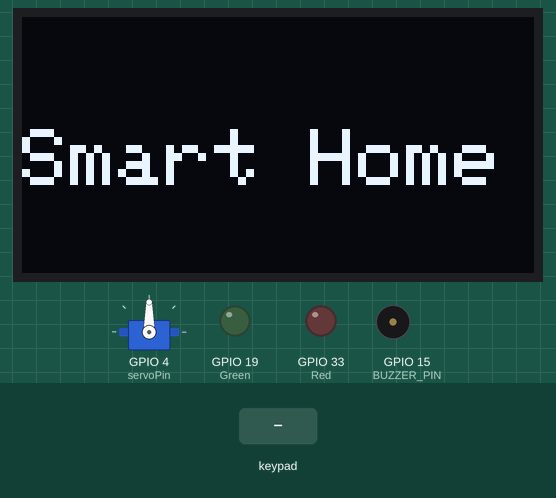
The sketch below on a simulated ESP32-S2. On the bench: servo, 128×64 one-colour display, output pins drawn as LEDs (lit = HIGH), buzzer (waves = sounding). The test bench sets the inputs (shaded band). What the sketch prints to the serial monitor is not drawn.

Above: at 1.6 s.
1.7 s: key '#' pressed
At 3.3 s:
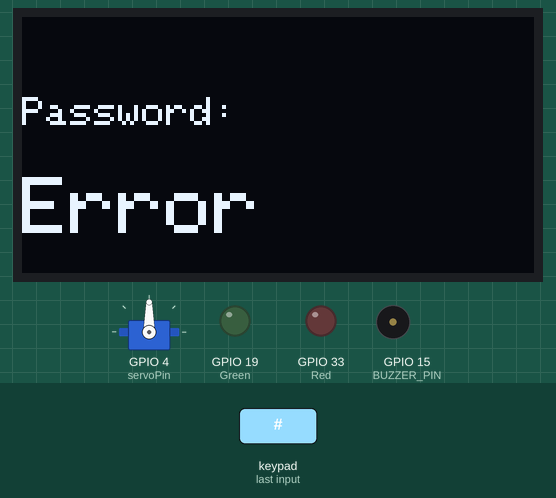
4.7 s: keypad keys 6 9 0 8 # pressed 0.4 s apart
At 7.5 s:
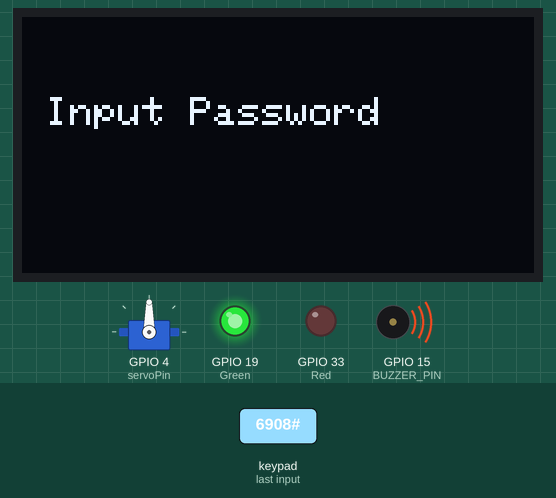
12.7 s: keypad keys 1 1 0 9 1 1 # pressed 0.4 s apart
18.3 s: keypad keys 6 9 0 8 # pressed 0.4 s apart
At 26.6 s:
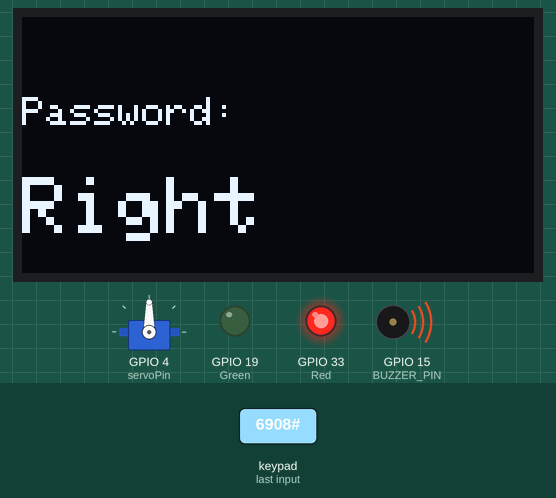
Timing chart, 0 to 33.3 s (numbered marks = the images above; inputs shaded):
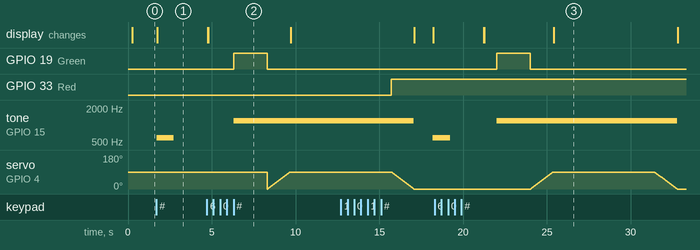

The sketch:

Keypad_oled.ino
```cpp
#include <Keypad.h>
#include <SPI.h>
#include <Wire.h>
#include <Adafruit_GFX.h>
#include <Adafruit_SSD1306.h>
#include "Tone32.hpp"
#include <ESP32_Servo.h>
const int servoPin = 4; // Pin connected to servo
Servo doorServo;
int pos = 0;

#define TIMER_INTERRUPT_DEBUG       0
#define I2C_SCL 2  //SCL
#define I2C_SDA 42  //SDA
#define Green 19
#define Red 33


// For ESP32 and ESP32_S2, select ESP32 timer number (0-3)
#define USE_ESP32_TIMER_NO          3
#define SCREEN_WIDTH 128 // OLED display width, in pixels
#define SCREEN_HEIGHT 64 // OLED display height, in pixels
#define PWM_CHANNEL 0
#define BUZZER_PIN 15
// Declaration for an SSD1306 display connected to I2C (SDA, SCL pins)
Adafruit_SSD1306 display(SCREEN_WIDTH, SCREEN_HEIGHT, &Wire, -1);

// Tone32 object for buzzer
Tone32 tone32(BUZZER_PIN, PWM_CHANNEL);
double right_tone_frequency;
double wrong_tone_frequency;

#define ROW_NUM     4 // four rows
#define COLUMN_NUM  4 // three columns
char keys[ROW_NUM][COLUMN_NUM] = {
  {'1', '2', '3', 'A'},
  {'4', '5', '6', 'B'},
  {'7', '8', '9', 'C'},
  {'*', '0', '#', 'D'}
};
byte pin_rows[ROW_NUM] = {1, 10, 9, 11}; // GPIO1, GPIO10, GPIO9, GPIO11 connect to the row pins
byte pin_column[COLUMN_NUM] = {12, 14, 21, 34};  // GPIO12, GPIO14, GPIO21 connect to the column pins
Keypad keypad = Keypad( makeKeymap(keys), pin_rows, pin_column, ROW_NUM, COLUMN_NUM );
const String password = "6908"; // change your password here
String input_password;
// For ESP32 and ESP32_S2, select ESP32 timer number (0-3)
#define USE_ESP32_TIMER_NO          3
void setup() {
  Serial.begin(9600);
  pinMode(Green,  OUTPUT);
  pinMode(Red, OUTPUT);
  doorServo.attach(servoPin);
  input_password.reserve(32); // maximum input characters is 33, change if needed
  wrong_tone_frequency = 600;
  right_tone_frequency = 1200;
  // setting up custom I2C pins
  Wire.begin(I2C_SDA, I2C_SCL);


  if (!display.begin(SSD1306_SWITCHCAPVCC, 0x3C)) { // Address 0x3D for 128x64
    Serial.println(F("SSD1306 allocation failed"));
    for (;;);
  }
  delay(200);
  //Display Smart Home
  display.clearDisplay();
  display.setTextSize(2);
  display.setTextColor(WHITE);
  display.setCursor(0, 28);
  display.print("Smart Home");
  display.display();
  delay(200);
}
void loop() {
  char key = keypad.getKey();
  if (key) {
    Serial.println(key);
    if (key == '*') {
      input_password = ""; // clear input password
    } else if (key == '#') {
      if (password == input_password) {
        Serial.println("The password is correct, ACCESS GRANTED!");
        // DO YOUR WORK HERE
        tone32.playTone(right_tone_frequency);
        openDoor();

        display.clearDisplay();
        display.setTextColor(WHITE);
        display.setTextSize(1);
        display.setCursor(0, 20);
        display.print("Password:");
        display.setTextSize(2);
        display.setCursor(0, 40);
        display.print("Right");
        display.display();
        delay(1000);


        delay(5000); // Keep the door open for 5 seconds
        closeDoor();
        tone32.stopPlaying();
         display.clearDisplay();
        display.setCursor(0, 20);
        display.setTextSize(1);
        display.print(" Input Password"); // Print "Input Password" after "Try Again"
        display.display();
      } else {
        Serial.println("The password is incorrect, ACCESS DENIED!");
        tone32.playTone(wrong_tone_frequency);
        display.clearDisplay();
        display.setTextColor(WHITE);
        display.setTextSize(1);
        display.setCursor(0, 20);
        display.print("Password:");
        display.setTextSize(2);
        display.setCursor(0, 40);
        display.print("Error");
        display.display();
        delay(1000);
        tone32.stopPlaying();
        display.clearDisplay();
        display.setCursor(0, 20);
        display.print(" Try Again ");
        delay(2000);
        display.display();
        display.clearDisplay();
        display.setCursor(0, 20);
        display.setTextSize(1);
        display.print(" Input Password"); // Print "Input Password" after "Try Again"
        display.display();

      }
      input_password = ""; // clear input password
    } else {
      input_password += key; // append new character to input password string
    }
  }
}
void openDoor() {
  Serial.print("Opening Door");
  digitalWrite(Green,HIGH);
  delay(2000);
  digitalWrite(Green,LOW);
  for (pos = 0; pos <= 90; pos += 1) { // goes from 0 degrees to 180 degrees
    // in steps of 1 degree
    doorServo.write(pos);    // tell servo to go to position in variable 'pos'
    delay(15);
              // waits 15ms for the servo to reach the position
  }

}

void closeDoor() {
   digitalWrite(Red,HIGH);
  for (pos = 90; pos >= 0; pos -= 1) { // goes from 180 degrees to 0 degrees
    doorServo.write(pos);    // tell servo to go to position in variable 'pos'
    delay(15);             // waits 15ms for the servo to reach the position
  }
}
```

Tone32.hpp
```cpp
/**
 * @brief Provides an easy-to-use wrapper around ESP32 tone functionality.
 *
 * ## BACKGROUND ##
 * The Arduino tone() function relies on timer interrupts to precisely control the frequency
 * of a PWM waveform:
 * https://github.com/arduino/ArduinoCore-avr/blob/master/cores/arduino/Tone.cpp
 *
 * This is completely different on the ESP32. So, we need a different approach. Fortunately,
 * there is some basic infrastructure in the arduino-esp32 library to help. Specifically,
 * in esp32-hal-ledc:
 * https://github.com/espressif/arduino-esp32/blob/master/cores/esp32/esp32-hal-ledc.h
 * https://github.com/espressif/arduino-esp32/blob/master/cores/esp32/esp32-hal-ledc.c
 *
 * Here, there are a few things of interest. First:
 *   typedef enum {
 *     NOTE_C, NOTE_Cs, NOTE_D, NOTE_Eb, NOTE_E, NOTE_F, NOTE_Fs, NOTE_G, NOTE_Gs, NOTE_A, NOTE_Bb, NOTE_B, NOTE_MAX
 *  } note_t;
 *
 * Which just nicely sets up named indices into the method:
 *   ledcWriteNote(uint8_t chan, note_t note, uint8_t octave){
 *
 * So, we can call ledcWriteNote(<pwm_channel>, NOTE_C, 4); to play middle C (C4)
 *
 * We can also just call ledcWriteTone(uint8_t chan, double freq) to play a raw
 * frequency at that PWM channel.
 *
 */
class Tone32{

  protected:
    uint8_t  _outputPin;               // output pin
    uint8_t  _pwmChannel;              // pwm channel
    unsigned long _playDuration = 0;   // play duration in ms
    unsigned long _playStarted = 0;    // play start time in ms

    bool _pinAttached = false;

  public:

    /**
     * @brief Construct a new Tone32 object
     *
     * @param outputPin The pin connected to your piezo buzzer
     * @param pwmChannel The PWM channel you want to use: ESP32 supports 0 - 15
     */
    Tone32(uint8_t outputPin, uint8_t pwmChannel){
        setupOutputs(outputPin, pwmChannel);
    }

    /**
     * @brief Automatically called by constructor when creating a new object.
     * If you want to switch output pins or channels dynamically, call this
     *
    * @param outputPin The pin connected to your piezo buzzer
     * @param pwmChannel The PWM channel you want to use: ESP32 supports 0 - 15
     */
    void setupOutputs(uint8_t outputPin, uint8_t pwmChannel){
      if(_pinAttached){
        ledcDetachPin(_outputPin);
      }
      _outputPin = outputPin;
      _pwmChannel = pwmChannel;
      ledcAttachPin(_outputPin, _pwmChannel);

      _pinAttached = true;
    }

    /**
     * @brief Gets the output pin
     *
     * @return uint8_t the output pin
     */
    uint8_t getOutputPin() const{
      return _outputPin;
    }

    /**
     * @brief Get the PWM channel
     *
     * @return uint8_t the PWM channel
     */
    uint8_t getPwmChannel() const{
      return _pwmChannel;
    }

    /**
     * @brief Gets the current play duration in ms. If not set, returns 0
     *
     * @return unsigned long
     */
    unsigned long getPlayDuration() const{
        return _playDuration;
    }

    /**
     * @brief Gets the current play duration remaining in ms. If not set, returns 0
     *
     * @return unsigned long
     */
    unsigned long getPlayDurationRemaining() const{
        if(isPlaying()){
            return millis() - _playStarted;
        }
        return 0;
    }

    /**
     * @brief Returns true if currently playing.
     *
     * @return true if currently playing
     * @return false if not currently playing
     */
    bool isPlaying() const{
      return _playStarted != 0;
    }

    /**
     * @brief Stops playing
     */
    void stopPlaying(){
      // To turn off tone, write out a PWM waveform with 0 frequency
      ledcWrite(_pwmChannel, 0);
      _playStarted = 0;
      _playDuration = 0;
    }

    /**
     * @brief Plays current note_t at the given octave
     *        note_t is defined here:
     *        https://github.com/espressif/arduino-esp32/blob/master/cores/esp32/esp32-hal-ledc.h
     * @param note the note to play
     * @param octave must be between 0 and 8
     */
    void playNote(note_t note, uint8_t octave){
      _playStarted = millis();
      ledcWriteNote(_pwmChannel, note, octave);
    }

    /**
     * @brief Plays current note_t at the given octave for the given duration in milliseconds
     *        For this to work, you must call update() on every loop() call
     *
     * @param note the note to play
     * @param octave must be between 0 and 8
     * @param duration play duration in milliseconds
     */
    void playNote(note_t note, uint8_t octave, unsigned long duration){
      playNote(note, octave);
      _playDuration = duration;
    }

    /**
     * @brief Plays the given frequency. To stop, call stopPlaying()
     *
     * @param freq
     */
    void playTone(double freq){
      // The ledcWriteTone signature: double ledcWriteTone(uint8_t chan, double freq)
      // See: https://github.com/espressif/arduino-esp32/blob/master/cores/esp32/esp32-hal-ledc.c
      _playStarted = millis();
      ledcWriteTone(_pwmChannel, freq);
    }

    /**
     * @brief Plays the given frequency for the given duration in milliseconds
     *
     * @param freq
     * @param duration play duration in milliseconds
     */
    void playTone(double freq, unsigned long duration){
      playTone(freq);
      _playDuration = duration;
    }

    /**
     * @brief For any of the duration parameters to work, you must call update()
     *        on every loop()
     */
    void update(){
      unsigned long currentTimestampMs = millis();
      if(isPlaying() && millis() - _playStarted >= _playDuration){
        stopPlaying();
      }
    }
};
```

Measured:
- after the input at 1.7 s, tone on GPIO 15 (BUZZER_PIN): silent → 600 Hz at once, → silent 1.0 s later; the display: changes at once (image 1)
- after the input at 4.7 s, GPIO 19 (Green): LOW → HIGH after 1.6 s, → LOW 2.0 s later; tone on GPIO 15 (BUZZER_PIN): silent → 1200 Hz after 1.6 s
- after the input at 18.3 s, GPIO 19 (Green): LOW → HIGH after 3.7 s, → LOW 2.0 s later; servo on GPIO 4 (servoPin): rises from 0° to 90° in 1.3 s, then falls to 0° in 7.4 s; the display: first differs from a run without the input after 7.1 s (image 3)
